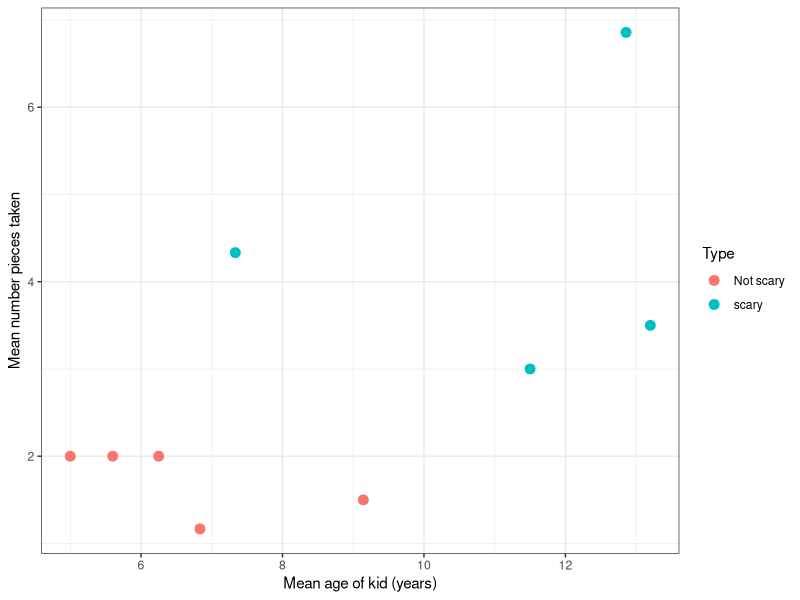
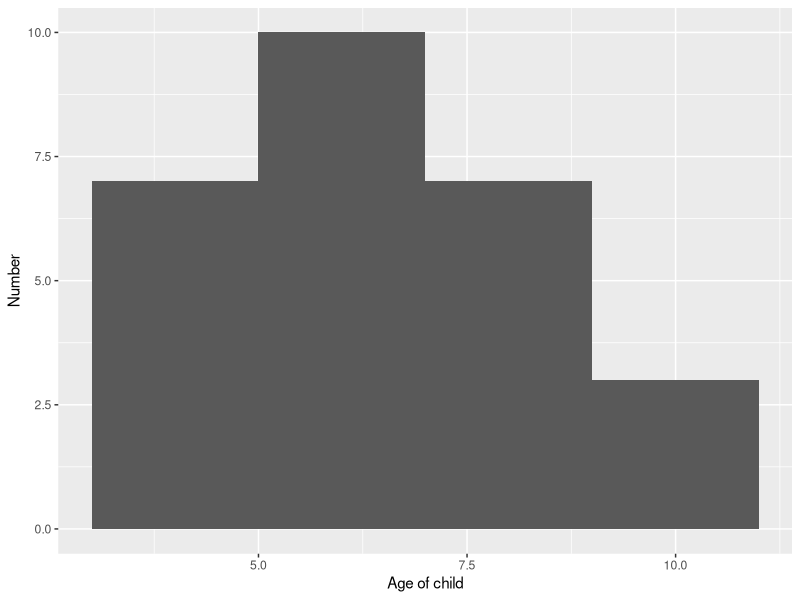
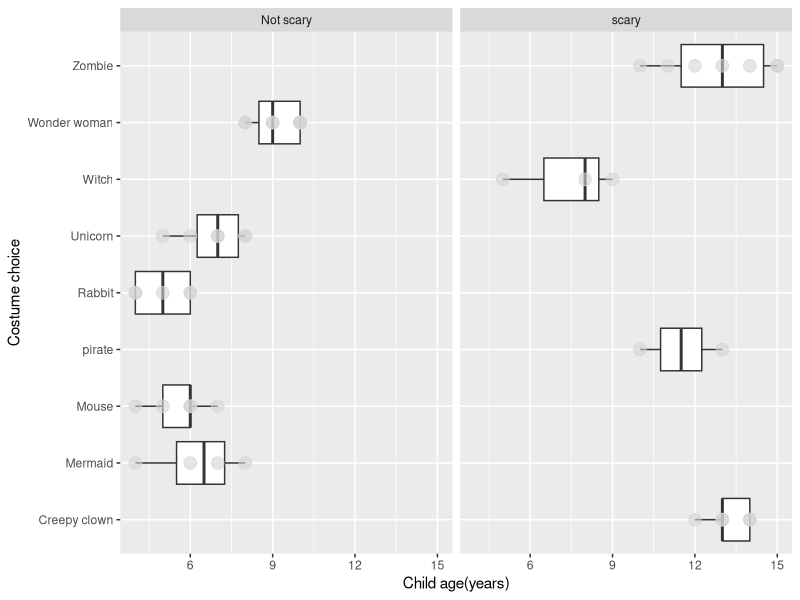

Write the R code that produced these figures, in order.
## ---- chunk 1
rm(list=ls()) #clear R's memory
#Adding necessary packages
library(here)
library(dplyr)
library(ggplot2)
## ---- chunk 2
here() #See where R is looking
halloween<- read.csv(here("Problem-Set-2", "Data for the code", "Halloween_data_PS2.csv"), stringsAsFactors = TRUE) 
#I needed to first bring R into my Problem set 2 folder, since R was looking just in the project. 

#Given we wanted both Costume and Type as factors and not as character, I did stringsAsFactors=TRUE to make them factor variables right away.
## ---- chunk 3
names(halloween) #shows column names
## ---- chunk 4
summary(halloween) # provides a summary of the data
## ---- chunk 5
levels(halloween$Type) #shows the choices available for the column.
## ---- chunk 6
tbl_df(halloween) # make a table of your data
## ---- chunk 7
sfix<-which(halloween$Type== "Scary" | halloween$Type== "scary " )
halloween$Type[sfix]<- "scary"
## ---- chunk 8
tbl_df(halloween)
## ---- chunk 9
halloween$Type<- factor(halloween$Type)
# Assign the factors that are now in the column Type to the column Type. 
## ---- chunk 10
levels(halloween$Type)
## ---- chunk 11
levels(halloween$Costume)
## ---- chunk 12
cfix<-which(halloween$Costume== "creepy clown" | halloween$Costume== "clown" )
halloween$Costume[cfix]<- "Creepy clown"

wfix<-which(halloween$Costume== "witch" | halloween$Costume== "witch " )
halloween$Costume[wfix]<- "Witch"

wwfix<-which(halloween$Costume== "wonder woman" | halloween$Costume== "Wonder Woman" )
halloween$Costume[wwfix]<- "Wonder woman"
## ---- chunk 13
halloween$Costume<- factor(halloween$Costume)
levels(halloween$Costume)
## ---- chunk 14
halloween_means<-halloween %>% group_by(Costume, Type) %>% summarize(mean_candy=mean(candy_pieces, na.rm=TRUE), mean_age=mean(age, na.rm=TRUE))
#na.rm tells R to ignore the NA data and calculate the mean anyway.
## ---- chunk 15
ggplot(data=halloween_means, aes(x=mean_age, y=mean_candy, colour=Type)) + xlab("Mean age of kid (years)") + ylab("Mean number pieces taken")+ geom_point(size=3) + theme_bw()

#use ggplot to layer a graph together first taking the data from the halloween_means table, make the x and y axis as noted and call them what is noted with xlab and ylab.Then add points, making the size 3, which seems the closest to the size you chose, and the theme of the graph black and white colored.  
## ---- chunk 16
ggplot(data=halloween %>% filter(halloween$Type=="Not scary" & halloween$age<=10), aes(x=age)) + xlab("Age of child") + ylab("Number") + geom_histogram(binwidth=2)

# the data= part: take the halloween data and theen show only the data where the type is not scary and the child is 1o years or younger in a new dataframe called histogram. 
## ---- chunk 17
ggplot(data=halloween, aes(x=Costume, y=age)) + ylab("Child age(years)") + xlab("Costume choice") + geom_boxplot() + geom_point(size=4, colour='lightgrey', alpha=0.6) + facet_wrap(~Type)+ coord_flip()
#facet_wrap splits it into two figures side by side
#geom_point() adds points to the data with the color being light grey and slightly see through using alpha. 
#coord_fip switches around the x and y axis. Another option, is to just make x=age and y=Costume right away. 
